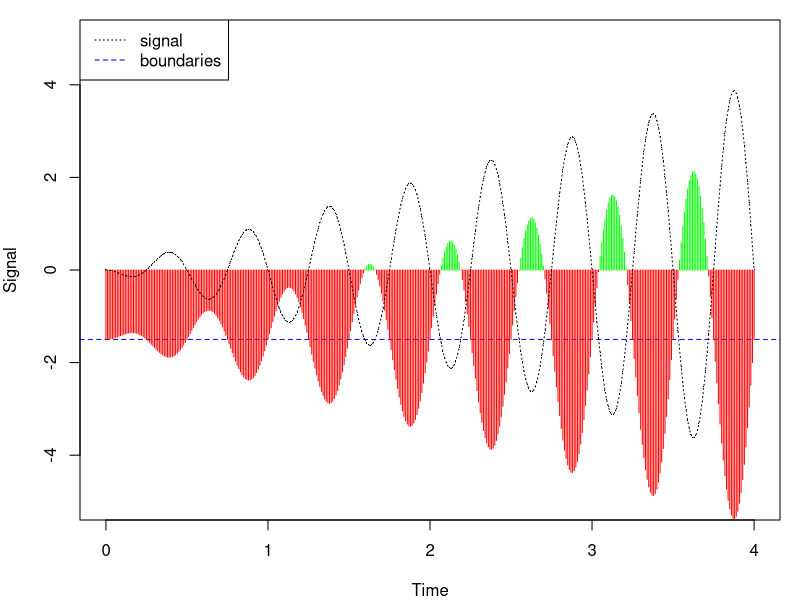
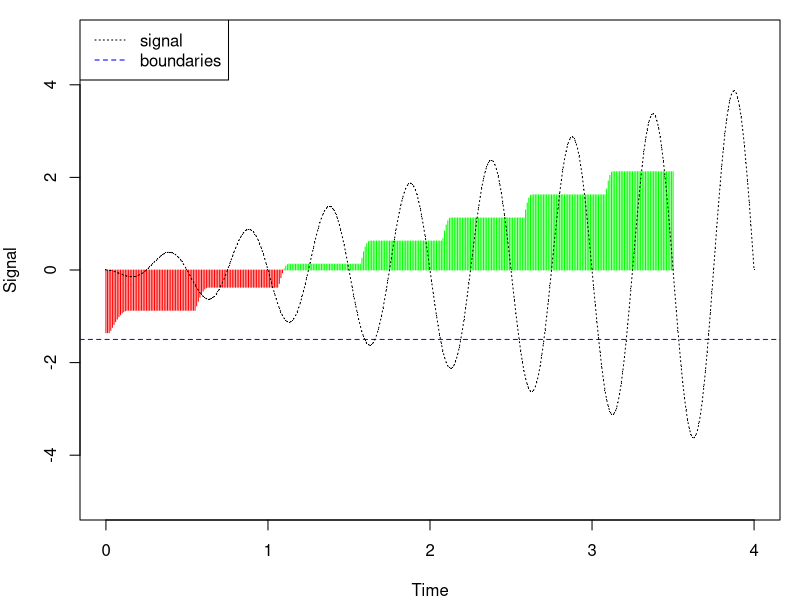

Here is the R script that generated these plots, in order:
mar <- c(4, 4, 1, 1)

limit <- 1.5
ylim <- 5
x <- seq(0, 4, 0.01)
y <- x * sin(4*pi*(x+1/4))
width <- 5
height <- 4
len <- length(x)

pdf("../images/generated/robustness-example-leq-limit.pdf", width = width, height = height)
limitrob <- -limit - y
par(mar = mar)
plot(x, y, pch = ".", ylim = c(-ylim, ylim), xlab = "Time", ylab = "Signal")
abline(h = -limit, col="blue", lty=2)
legend("topleft", c("signal", "boundaries"), lty = c(3, 2), col = c("black", "blue"))
segments(x, rep(0, len), x, limitrob, col=ifelse(limitrob > 0, "green", "red"))
lines(x, y, lty = 3)
dev.off()

futurerob <- c()

for (i in 1:(len-50)) {
	futurerob <- c(futurerob, max(limitrob[i:(i+50)]))
}

pdf("../images/generated/robustness-example-future.pdf", width = width, height = height)
par(mar = mar)
plot(x, y, pch = ".", ylim = c(-ylim, ylim), xlab = "Time", ylab = "Signal")
abline(h = -limit, col="blue", lty=2)
legend("topleft", c("signal", "boundaries"), lty = c(3, 2), col = c("black", "blue"))
segments(x[1:(len-50)], rep(0, len-50), x[1:(len-50)], futurerob, col=ifelse(futurerob > 0, "green", "red"))
lines(x, y, lty = 3)
dev.off()
